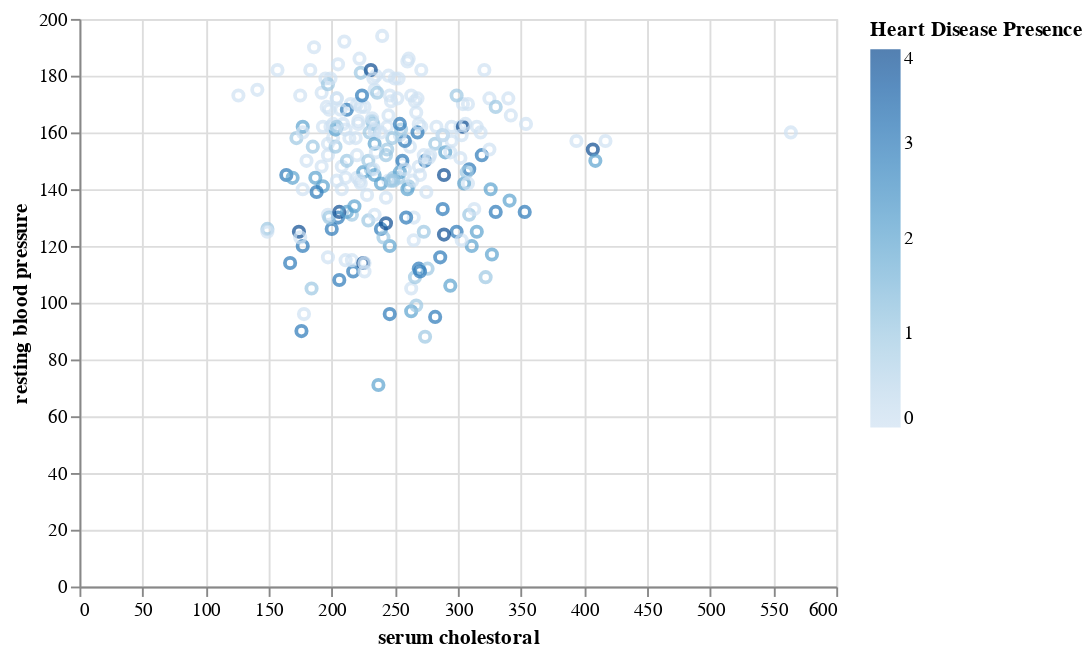

Notebook code for this chart:
### Code cell
chol_thalach_plot = alt.Chart(cleveland_train).mark_point().encode(
    x = alt.X("chol", title = "serum cholestoral"),
    y = alt.Y('thalach', title = "resting blood pressure"),
    color = alt.Color("heart_disease_presence", title = "Heart Disease Presence")
)
chol_thalach_plot

### Figure 1 — Vega-Lite specification as saved in the notebook (floating-point values rounded to 4 significant figures; data arrays with more than 128 entries replaced by an {"elided": "..."} marker saying what was removed)
{"config": {"view": {"continuousWidth": 400, "continuousHeight": 300}}, "data": {"name": "data-5823f5e2d9c6920f92279af6888b5263"}, "mark": "point", "encoding": {"color": {"field": "heart_disease_presence", "title": "Heart Disease Presence", "type": "quantitative"}, "x": {"field": "chol", "title": "serum cholestoral", "type": "quantitative"}, "y": {"field": "thalach", "title": "resting blood pressure", "type": "quantitative"}}, "$schema": "https://vega.github.io/schema/vega-lite/v4.17.0.json", "datasets": {"data-5823f5e2d9c6920f92279af6888b5263": {"elided": "227 records"}}}
